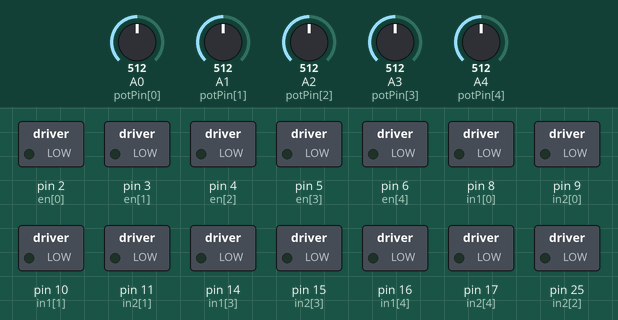
Bench run of a sketch on a simulated Arduino Mega 2560, built with avr-gcc and run on an emulated ATmega2560. On the bench: switched loads named in the sketch (green lamp = pin HIGH). Inputs (shaded band) come from the test bench; at power-on: A0 (potPin[0]) = 512, A1 (potPin[1]) = 512, A2 (potPin[2]) = 512, A3 (potPin[3]) = 512, A4 (potPin[4]) = 512.

Above: at 1.2 s.
1.3 s: A0 (potPin[0]) set to 529
2.8 s: A0 (potPin[0]) set to 550
At 3.4 s:
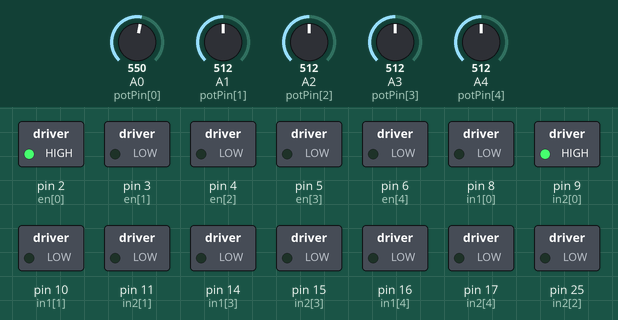
4.3 s: A1 (potPin[1]) set to 547
At 4.6 s:
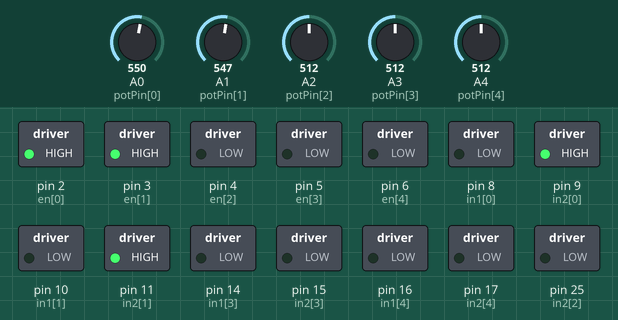
5.8 s: A2 (potPin[2]) set to 555
At 6.9 s:
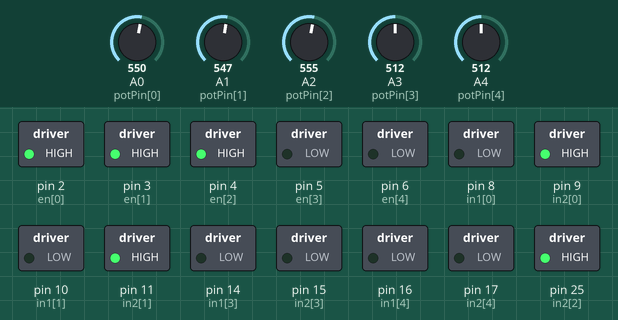
7.3 s: A3 (potPin[3]) set to 716
At 8.0 s:
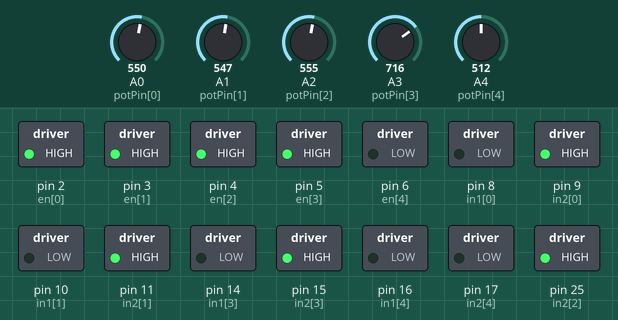
8.8 s: A4 (potPin[4]) set to 716
At 9.2 s:
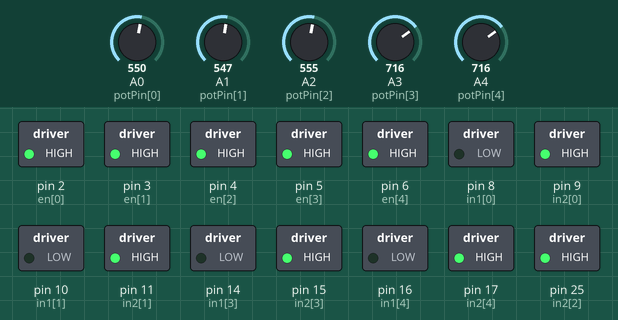
Timing chart, 0 to 11.3 s (numbered marks = the images above; inputs shaded):
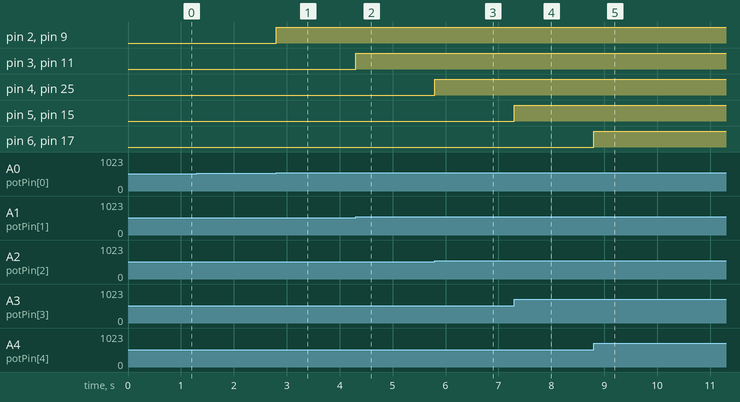

Measured:
- the behaviour switches between 540 and 541 on A0 (potPin[0]) (found by bisection; images 0 and 1)
- the behaviour switches between 540 and 541 on A1 (potPin[1]) (found by bisection; images 1 and 2)
- the behaviour switches between 540 and 541 on A2 (potPin[2]) (found by bisection; images 2 and 3)
- after the input at 1.3 s, every drawn part: stays the same
- after the input at 2.8 s, pin 2 (en[0]), pin 9 (in2[0]): LOW → HIGH at once
- after the input at 4.3 s, pin 3 (en[1]), pin 11 (in2[1]): LOW → HIGH at once
- after the input at 5.8 s, pin 4 (en[2]), pin 25 (in2[2]): LOW → HIGH at once
- after the input at 7.3 s, pin 5 (en[3]), pin 15 (in2[3]): LOW → HIGH at once
- after the input at 8.8 s, pin 6 (en[4]), pin 17 (in2[4]): LOW → HIGH at once

The sketch:

sketch_may06a.ino
```cpp
int potPin[] = {A0, A1, A2, A3, A4};
int in1[] = {8, 10, 24, 14, 16};
int in2[] = {9, 11, 25, 15, 17};
int en[] = {2, 3, 4, 5, 6};
int pinCount = 5;
int motorCount = 5;
int thisValue = 0;
int targetValue[5];

void setup() {
    Serial.begin(9600);

    // initialize
    for (int thisPin = 0; thisPin < pinCount; thisPin++) {
      pinMode(potPin[thisPin], INPUT);
      pinMode(in1[thisPin], OUTPUT);
      pinMode(in2[thisPin], OUTPUT);
      pinMode(en[thisPin], OUTPUT);
    }

    for (int initValue = 0; initValue < motorCount; initValue++){
      targetValue[initValue] = 500;
    }

    SlideToValue(targetValue);
}

void loop() {

  // get data from serial
  if(Serial.available()){ // only send data back if data has been sent
    char inByte = Serial.read(); // read the incoming data
//    Serial.print("The number is ");
//    Serial.println(inByte); // send the data back in a new line so that it is not all one long line
    targetValue[thisValue] = int(inByte)*4 + 240;
    thisValue ++;
  }

  // pass value to targetValue
  SlideToValue(targetValue);

  // reset index
  if (thisValue == 5) {
    thisValue = 0;
  }
}

void SlideToValue(int targetValue[]){

  // check each slider
  for (int thisMotor = 0; thisMotor < motorCount; thisMotor++){
    int val = analogRead(potPin[thisMotor]);
    if(abs(val - targetValue[thisMotor]) > 40){
      digitalWrite(en[thisMotor], HIGH);
        if(val > targetValue[thisMotor]){
            digitalWrite(in1[thisMotor], LOW);
            digitalWrite(in2[thisMotor], HIGH);
        }else{
            digitalWrite(in1[thisMotor], HIGH);
            digitalWrite(in2[thisMotor], LOW);
        }
//        analogWrite(en[thisMotor], max(min(abs(val - targetValue[thisMotor]), 255), 200));
    }else{
        // Turn off motor
        digitalWrite(in1[thisMotor], LOW);
        digitalWrite(in2[thisMotor], LOW);
        digitalWrite(en[thisMotor], LOW);
//        analogWrite(en[thisMotor], 0);
    }
   }
}
```
